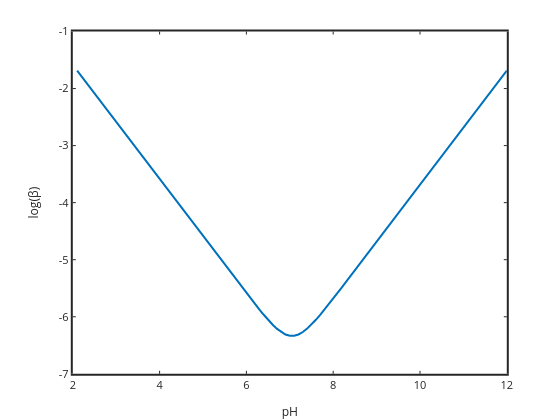

Here is the notebook cell this chart was saved with:
### Markdown cell above
In the middle of the titration the buffer capacity is so low we can't see the values.  A "trick" to be able to "see" the curve in a situation like this is to plot the logarithm of the quantity instead of the quantity itself.

### Code cell
%plot -s 600,600 -f 'svg'
plot(pHder,log10(beta),'linewidth',2)
xlabel('pH'); ylabel('log(\beta)')
set(gca,'linewidth',2,'fontsize',11)
title('Buffer capacity versus pH')

### Figure 1 — Plotly figure (JSON) as saved in the notebook; plotly's stock layout.template omitted (floating-point values rounded to 4 significant figures)
{"data": [{"line": {"color": "rgb(0,113,188)", "dash": "solid", "width": 2}, "marker": {"color": "rgb(0,113,188)", "line": {"color": "rgb(0,113,188)"}, "size": 6, "symbol": "none"}, "mode": "lines", "name": "", "showlegend": false, "type": "scatter", "visibility": true, "x": [2.1, 2.2, 2.3, 2.4, 2.5, 2.6, 2.7, 2.8, 2.9, 3, 3.1, 3.2, 3.3, 3.4, 3.5, 3.6, 3.7, 3.8, 3.9, 4, 4.1, 4.2, 4.3, 4.4, 4.5, 4.6, 4.7, 4.8, 4.9, 5, 5.1, 5.2, 5.3, 5.4, 5.5, 5.6, 5.7, 5.8, 5.9, 6, 6.1, 6.2, 6.3, 6.4, 6.5, 6.6, 6.7, 6.8, 6.9, 7, 7.1, 7.2, 7.3, 7.4, 7.5, 7.6, 7.7, 7.8, 7.9, 8, 8.1, 8.2, 8.3, 8.4, 8.5, 8.6, 8.7, 8.8, 8.9, 9, 9.1, 9.2, 9.3, 9.4, 9.5, 9.6, 9.7, 9.8, 9.9, 10, 10.1, 10.2, 10.3, 10.4, 10.5, 10.6, 10.7, 10.8, 10.9, 11, 11.1, 11.2, 11.3, 11.4, 11.5, 11.6, 11.7, 11.8, 11.9, 12], "xaxis": "x", "y": [-1.687, -1.787, -1.887, -1.987, -2.087, -2.187, -2.287, -2.387, -2.487, -2.587, -2.687, -2.787, -2.887, -2.987, -3.087, -3.187, -3.287, -3.387, -3.487, -3.587, -3.687, -3.787, -3.887, -3.987, -4.087, -4.187, -4.287, -4.387, -4.487, -4.587, -4.687, -4.787, -4.887, -4.987, -5.086, -5.186, -5.286, -5.385, -5.485, -5.583, -5.681, -5.778, -5.873, -5.966, -6.054, -6.135, -6.208, -6.267, -6.31, -6.333, -6.333, -6.31, -6.267, -6.208, -6.135, -6.054, -5.966, -5.873, -5.778, -5.681, -5.583, -5.485, -5.385, -5.286, -5.186, -5.086, -4.987, -4.887, -4.787, -4.687, -4.587, -4.487, -4.387, -4.287, -4.187, -4.087, -3.987, -3.887, -3.787, -3.687, -3.587, -3.487, -3.387, -3.287, -3.187, -3.087, -2.987, -2.887, -2.787, -2.687, -2.587, -2.487, -2.387, -2.287, -2.187, -2.087, -1.987, -1.887, -1.787, -1.687], "yaxis": "y"}], "layout": {"height": 420, "hovermode": "closest", "margin": {"b": 0, "l": 0, "r": 0, "t": 0}, "plot_bgcolor": "rgba(0,0,0,0)", "showlegend": false, "width": 560, "xaxis": {"anchor": "y", "autorange": false, "domain": [0.13, 0.905], "exponentformat": "none", "gridcolor": "rgba(38,38,38,0.15)", "gridwidth": 2, "linecolor": "rgb(38,38,38)", "linewidth": 2, "mirror": "ticks", "range": [2, 12], "showgrid": false, "showline": true, "side": "bottom", "spikedash": "solid", "spikemode": "across", "spikesides": false, "spikethickness": 1, "tickangle": 0, "tickcolor": "rgb(38,38,38)", "tickfont": {"color": "rgb(38,38,38)", "size": 11}, "ticklen": 3, "ticks": "inside", "ticktext": ["2", "4", "6", "8", "10", "12"], "tickvals": [2, 4, 6, 8, 10, 12], "title": {"font": {"color": "rgb(38,38,38)", "size": 12.1}, "text": "pH"}, "type": "linear", "visible": true, "zeroline": false}, "yaxis": {"anchor": "x", "autorange": false, "domain": [0.11, 0.925], "exponentformat": "none", "gridcolor": "rgba(38,38,38,0.15)", "gridwidth": 2, "linecolor": "rgb(38,38,38)", "linewidth": 2, "mirror": "ticks", "range": [-7, -1], "showgrid": false, "showline": true, "side": "left", "spikedash": "solid", "spikemode": "across", "spikesides": false, "spikethickness": 1, "tickangle": 0, "tickcolor": "rgb(38,38,38)", "tickfont": {"color": "rgb(38,38,38)", "size": 11}, "ticklen": 3, "ticks": "inside", "ticktext": ["-7", "-6", "-5", "-4", "-3", "-2", "-1"], "tickvals": [-7, -6, -5, -4, -3, -2, -1], "title": {"font": {"color": "rgb(38,38,38)", "size": 12.1}, "text": "log(&#946;)"}, "type": "linear", "visible": true, "zeroline": false}}}
